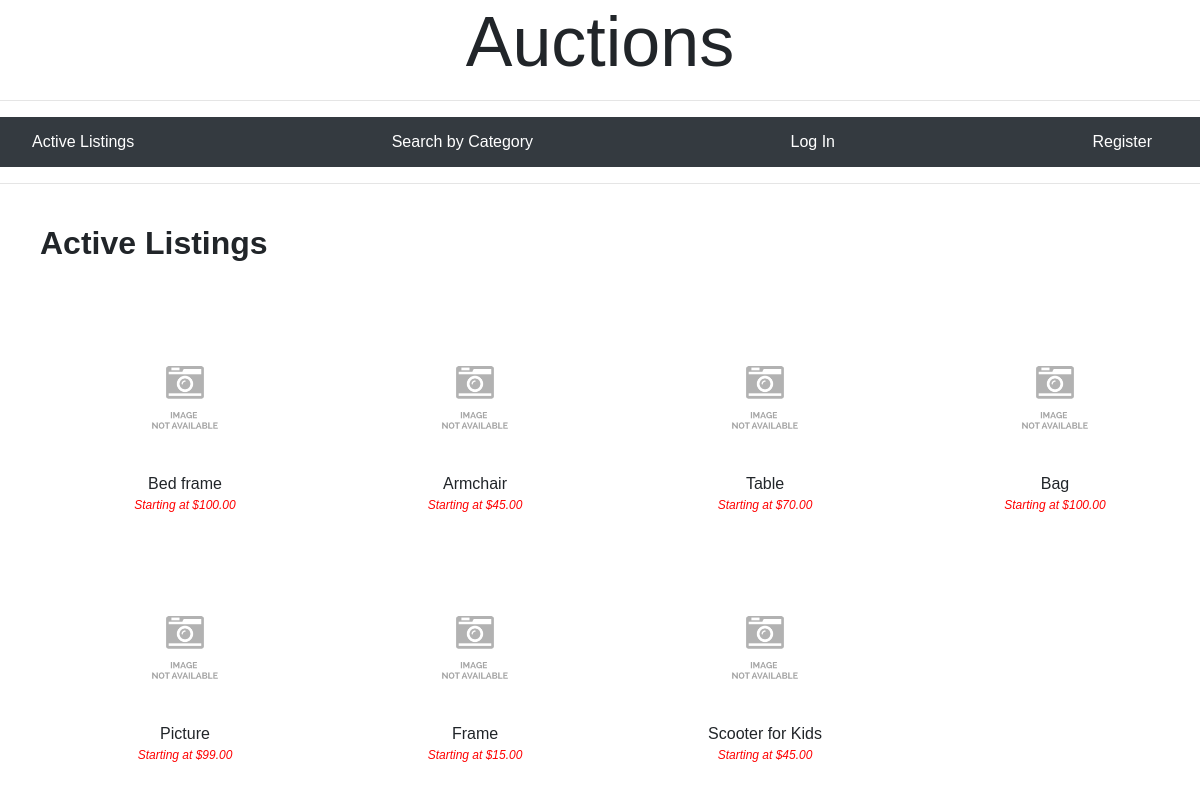
The app's page /, older data.
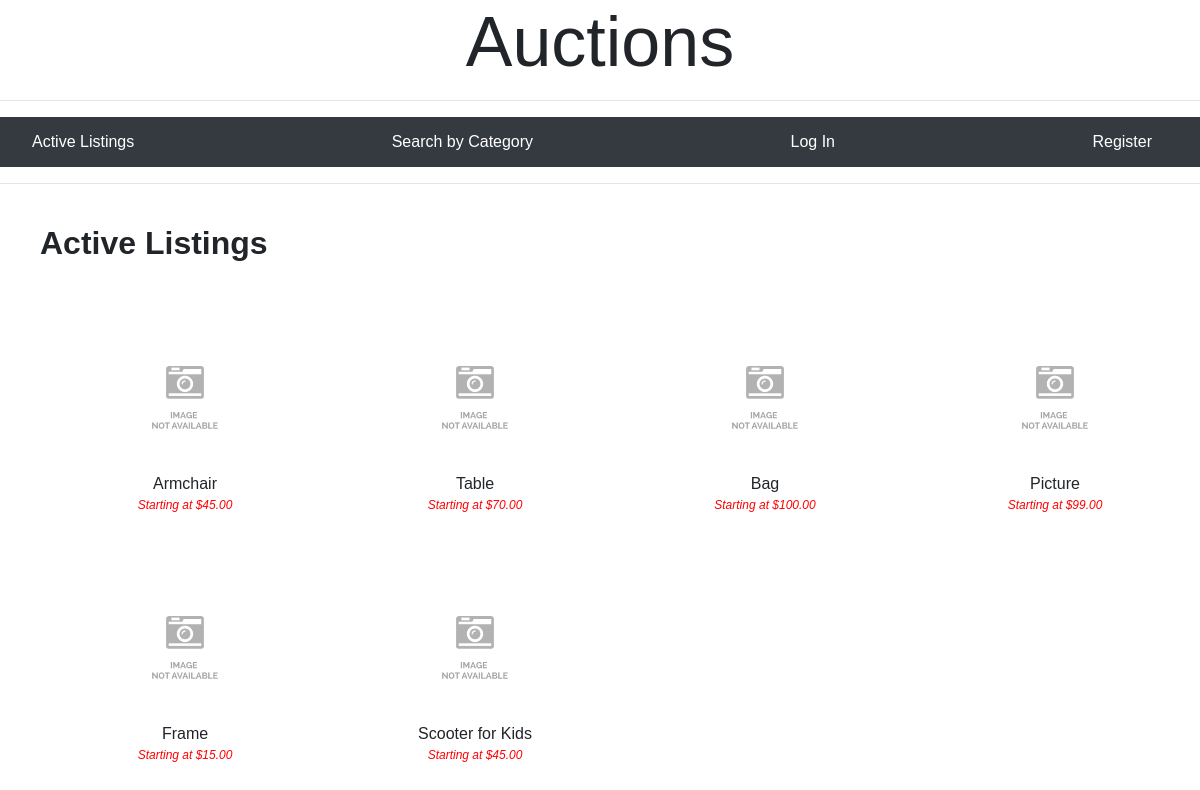
The same page, newer data.
### auctions/models.py (models this page shows, shortened)
class Listing(models.Model):
    status_choice = [('active','active'), ('inactive','inactive')]
    winner = models.ForeignKey(User, on_delete = models.SET_DEFAULT, null = True, default = None, related_name = 'wonitems')
    status = models.CharField(max_length = 10, choices = status_choice, default = 'active')
    title = models.CharField(max_length = 100)
    start_bid = models.DecimalField(decimal_places=2, max_digits = 1000000)
    current_bid = models.DecimalField(default = 0.00, decimal_places = 2, max_digits=100000)
    url = models.CharField(max_length = 200, blank = True)
    description = models.CharField(max_length = 200, default = "")
    category = models.ForeignKey(Category, on_delete = models.CASCADE, related_name = "category_listing", default  = "")
    watched = models.ManyToManyField(User, related_name = "watchedby", blank = True)
    owner = models.ForeignKey(User, on_delete = models.CASCADE, null = True, blank = True, related_name = "owned")

### auctions/views.py (the view)
# urls.py: path("", views.index, name="index"),
def index(request):
    if request.method == "POST":
        list_id = request.POST.get("list_id")
        listing_set = Listing.objects.filter(id = list_id)
        listing = listing_set[0]
        bid_set = Bid.objects.filter(listing = listing)
        bid = bid_set[0]
        bidder = bid.bidder
        listing_set.update(status = 'inactive', winner = bidder)
        return render(request, "auctions/index.html", {
            "title": "Active Listings",
            "listings": Listing.objects.filter(status = 'active')
            })
    else:
        return render(request, "auctions/index.html", {
            "title": 'Active Listings',
            "listings": Listing.objects.filter(status = 'active')
            })

### auctions/templates/auctions/index.html
{% extends "auctions/layout.html" %}
{% block pagetitle %}
    {{title}}
{% endblock %}
{% block body %}
    <div>
        {% for listing in listings %}
                <div class = "image_grid">
                    <div class = "image_box">
                        <a href = "{% url 'listing' listing.id %}"><img class = "index_image" src = '{{listing.url}}' onerror = 'this.onerror=null;this.src = "/static/auctions/not_available.png"'></a>
                    </div>
                    <a href = "{% url 'listing' listing.id %}">
                        <div class = "index_title">{{listing.title}}</div>
                    </a>
                    <div class = "index_price">Starting at ${{listing.start_bid}}</div>
                </div>
        {% endfor %}
    </div>
{% endblock %}

Row changes from the older to the newer data that the page shows:
no longer on this page (row edited): Listing: title "Bed frame", start_bid "100.00"
